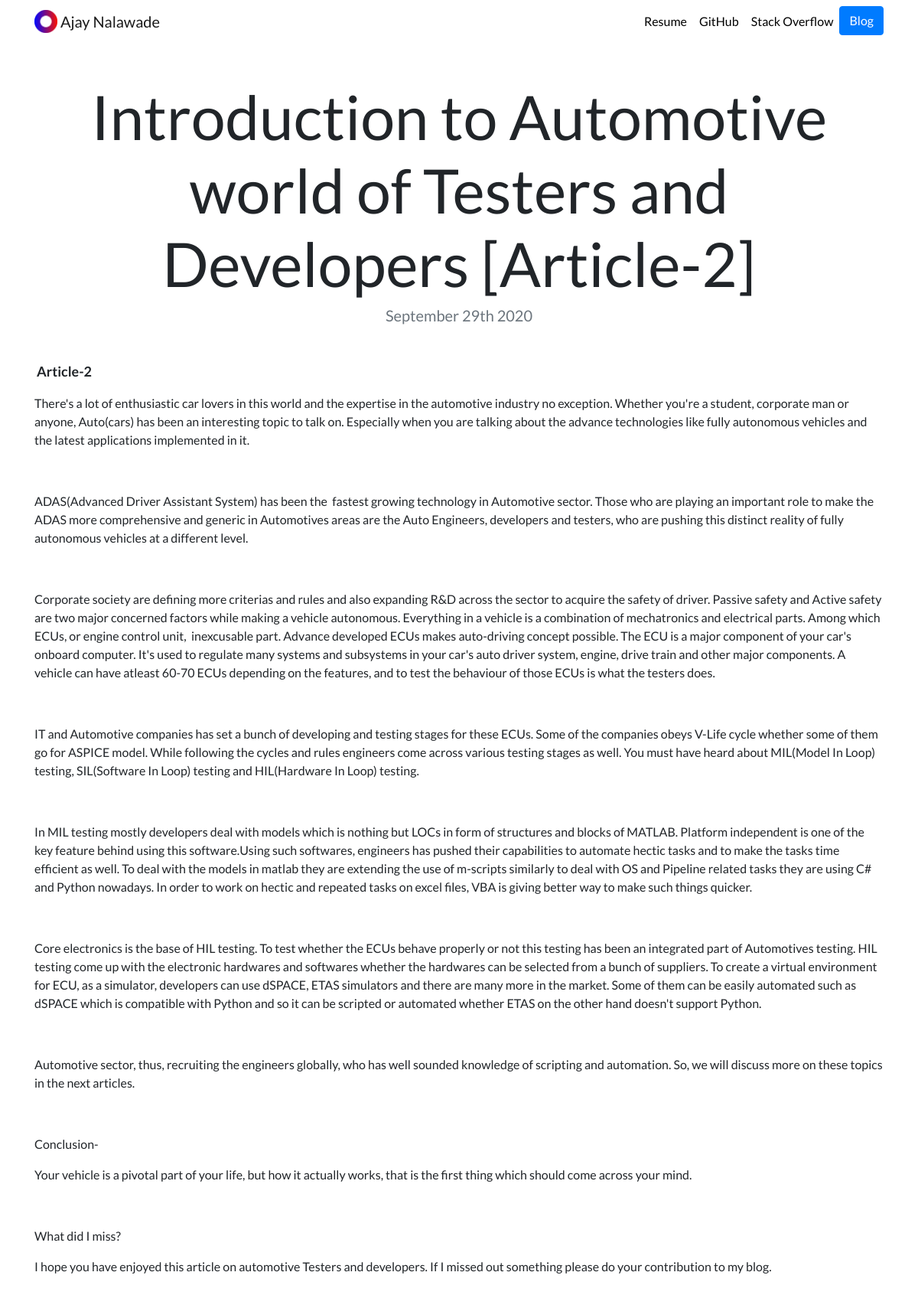
/blog/5/, run on the app's committed database.
### blog/models.py (models this page shows, shortened)
class Blogs(models.Model):
	title=models.CharField(max_length=200)
	description=models.TextField()
	date=models.DateField()

### blog/views.py (the view)
# urls.py: path('<int:blog_id>/', views.detail, name='detail'),
def detail(request, blog_id):
	blog=get_object_or_404(Blogs, pk=blog_id)
	return render(request,'blog/detail.html', {'blog': blog})

### blog/templates/blog/detail.html
{% extends 'portfolio/base.html' %}
{% load static %}
{% block content %}
<h1 class="text-center mt-5" id="blogdetailtitle">{{ blog.title }}</h1>
<h5 class="text-center text-muted mb-5">{{ blog.date|date:'F jS Y' }}</h5>
{{ blog.description|safe }}
{% endblock %}

### portfolio/static/portfolio/custom.css (style rules this page uses)
body { font-family: 'Lato', sans-serif; }
@media (min-width: 992px) { #blogdetailtitle { font-size: 5rem; } }

### data on the page
Blogs: title "Introduction to Automotive world of Testers and Developers [Article-2]", date "September 29th 2020", description "Article-2 There's a lot of enthusiastic car lovers in this world and the expertise in the automotive industry no exception. Whether you're a student, corporate man or anyone, Auto(cars) has been an interesting topic to talk on. Especially when you are talking about the advance technologies like fully autonomous vehicles and the latest applications implemented in it. ADAS(Advanced Driver Assistant System) has been the fastest growing technology in Automotive sector. Those who are playing an important role to make the ADAS more comprehensive and generic in Automotives areas are the Auto Engineers, developers and testers, who are pushing this distinct reality of fully autonomous vehicles at a…"
